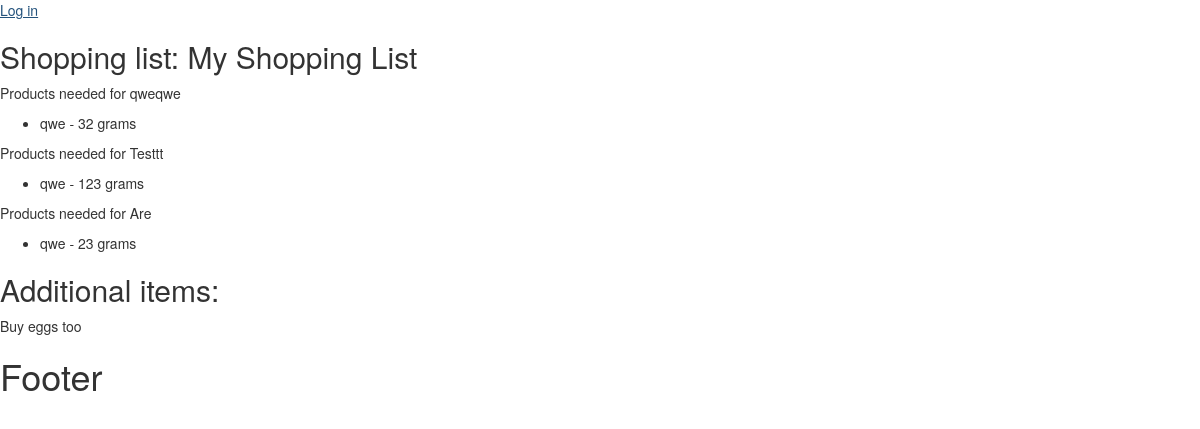
The app's page /shopping_list/see_shopping_list/1 with its own data.
### shopping_list/models.py (models this page shows)
class ShoppingList(models.Model):
    title = models.CharField(max_length=30)
    recipes = models.ManyToManyField(Recipe)
    additional_info = models.TextField(max_length=200, null=True, blank=True)
    user = models.ForeignKey(User, on_delete=models.CASCADE, null=True, blank=True)

### recipes/models.py (models this page shows, shortened)
class Recipe(models.Model):
    title = models.CharField(max_length=40)
    photo = models.ImageField(upload_to='recipe_photos', null=True, blank=True)
    ingredients = models.ManyToManyField(Ingredient, through='RecipeIngredient')
    instruction = models.TextField(max_length=300, null=True, blank=True)
    calories = models.FloatField(null=True, blank=True)
    proteins = models.FloatField(null=True, blank=True)
    carbs = models.FloatField(null=True, blank=True)
    fats = models.FloatField(null=True, blank=True)
    share = models.BooleanField(default=False)
    approved_for_sharing = models.BooleanField(default=False)
    user = models.ForeignKey(User, on_delete=models.CASCADE)
    class Meta:
        permissions = [
            ('approve_recipe', 'Can approve recipes for sharing')
        ]
    def __str__(self):
        return f"{self.title}"

### ingredients/models.py (models this page shows)
class Ingredient(models.Model):
    INGREDIENT_TYPES = [
        ("FRUITS", "FRUITS"),
        ("PROTEIN", "PROTEIN"),
        ("VEGETABLES", "VEGETABLES"),
        ("DAIRY", "DAIRY"),
        ("GRAINS", "GRAINS")]
    name = models.CharField(max_length=100)
    calories_per_gram = models.FloatField()
    proteins_per_gram = models.FloatField()
    carbs_per_gram = models.FloatField()
    fats_per_gram = models.FloatField()
    ingredient_type = models.CharField(max_length=30, choices=INGREDIENT_TYPES)
    user = models.ForeignKey(User, on_delete=models.CASCADE)
    def __str__(self):
        return f"{self.name}"

### shopping_list/views.py (the view)
# urls.py: path('see_shopping_list/<int:pk>', see_shopping_list, name='show shopping list page')
def see_shopping_list(request, pk):
    shopping_list = get_object_or_404(ShoppingList, pk=pk)
    shopping_list_recipes = shopping_list.recipes.all()
    ingredients = {}
    for recipe in shopping_list_recipes:
        print(recipe)
        if recipe not in ingredients:
            ingredients[recipe] = []
        for recipe_ingredient in recipe.recipeingredient_set.all():
            ingredient = recipe_ingredient.ingredient
            quantity = recipe_ingredient.quantity
            measurements = recipe_ingredient.measurements
            ingredient_info = {ingredient: [quantity, measurements]}
            ingredients[recipe].append(ingredient_info)
    print(ingredients)
    context = {
        'recipes': ingredients,
        'shopping_list': shopping_list
    }
    return render(request, 'shopping_list/show_shopping_list.html', context=context)

### templates/shopping_list/show_shopping_list.html
{% extends 'base.html' %}
{% block main_content %}
    <h2>Shopping list: {{ shopping_list.title }}</h2>
    {% for recipe, recipe_ingredients in recipes.items %}
        <p>Products needed for {{ recipe.title }}</p>
        <ul>
            {% for ingredient_dict in recipe_ingredients %}
                {% for ingredient, ingredient_values in ingredient_dict.items %}
                    {% if ingredient_values.1 == '1000' %}
                        <li>{{ ingredient.name }} - {{ ingredient_values.0 }} kgs</li>
                    {% else %}
                        <li>{{ ingredient.name }} - {{ ingredient_values.0 }} grams</li>
                    {% endif %}
                {% endfor %}
            {% endfor %}
        </ul>
    {% endfor %}
    {% if shopping_list.additional_info %}
        <h2>Additional items: </h2>
        <p>{{ shopping_list.additional_info }}</p>
    {% endif %}
{% endblock %}

### records on screen
ShoppingList: title "My Shopping List", additional_info "Buy eggs too"
Recipe: title "qweqwe"
Ingredient: name "qwe", ingredient_values "32", ingredient_values "123", ingredient_values "23"
Recipe: title "Testtt"
Recipe: title "Are"
